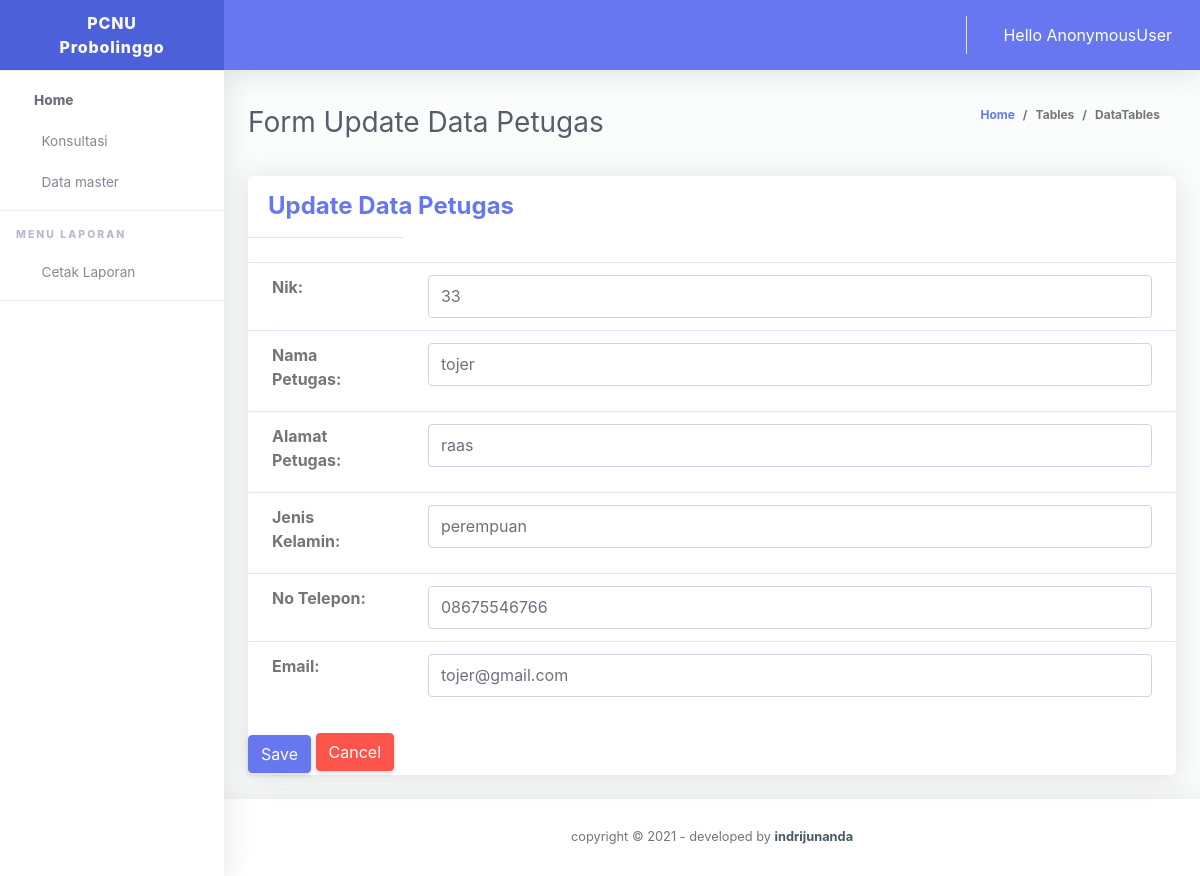
The app's page /updatepetugas/5 with its own data.
### konsultasi/models.py (models this page shows, shortened)
class Petugas(models.Model):
 nik = models.CharField(max_length=200, blank=True, null=True)
 nama_lengkap = models.CharField(max_length=200, blank=True, null=True)
 alamat = models.CharField(max_length=200, blank=True, null=True)
 Jenis_kelamin = models.CharField(max_length=100, blank=True, null=True)
 phone = models.CharField(max_length=200, blank=True, null=True)
 email = models.CharField(max_length=200, blank=True, null=True)
 date_created= models.DateTimeField(auto_now_add=True, null=True)

### konsultasi/views.py (the view)
# urls.py: path('updatepetugas/<str:pk>', views.updatepetugasPage, name='updatepetugas'),
def updatepetugasPage(request, pk):
    up_petugas = Petugas.objects.get(id=pk)
    formpetugas = PetugasForm(instance=up_petugas)
    if request.method == 'POST':
        formedit = PetugasForm(request.POST, request.FILES, instance=up_petugas)
        if formedit.is_valid:
            formedit.save()
            return redirect('petugas')
    context = {
        'judul': 'Edit Order',
        'form' : formpetugas,
    }
    return render(request, 'konsultasi/updatepetugas.html', context)

### konsultasi/forms.py
class PetugasForm(ModelForm):
    class Meta:
        model = Petugas
        fields= '__all__'
        widgets = {
            'nik': forms.TextInput(attrs={'class': 'form-control', 'placeholder': 'NIK', 'size': '100'}),
            'nama_lengkap': forms.TextInput(attrs={'class': 'form-control', 'placeholder': 'Nama Petugas', 'size': '100'}),
            'alamat': forms.TextInput(attrs={'class': 'form-control', 'placeholder': 'Alamat', 'size': '100'}),
            'Jenis_kelamin': forms.TextInput(attrs={'class': 'form-control', 'placeholder': 'Jenis Kelamin', 'size': '100'}),
            'phone': forms.TextInput(attrs={'class': 'form-control', 'placeholder': 'No Telepon', 'type': 'number', 'size': '100'}),
            'email': forms.TextInput(attrs={'class': 'form-control', 'placeholder': 'Email Petugas', 'size': '100'}),
        }
        labels = {
            'nik': 'Nik',
            'nama_lengkap': 'Nama Petugas',
            'alamat': 'Alamat Petugas',
            'Jenis_kelamin': 'Jenis Kelamin',
            'phone': 'No Telepon',
            'email': 'Email',
        }

### konsultasi/templates/konsultasi/updatepetugas.html (shortened to what this page needs)
{% include 'navbar.html' %}
        <div class="container-fluid" id="container-wrapper">
          <div class="d-sm-flex align-items-center justify-content-between mb-4">
            <h1 class="h3 mb-0 text-gray-800">Form Update Data Petugas</h1>
            <ol class="breadcrumb">
              <li class="breadcrumb-item"><a href="./">Home</a></li>
              <li class="breadcrumb-item">Tables</li>
              <li class="breadcrumb-item active" aria-current="page">DataTables</li>
            </ol>
          </div>
          <div class="row">
            <div class="col-lg-12">
              <div class="card mb-4">
                <div class="card-header py-3 d-flex flex-row align-items-center justify-content-between">
                   <h4 class="m-0 font-weight-bold text-primary"> Update Data Petugas</h4>
                </div>
                <form action="" method="POST">
                    <table class="table">
                      <tr>
                        <td>
                        {{ form.as_table }}
                      </td></tr>
                    </table>
                    <br>
                    <input type="submit" class="btn btn-primary" value="Save"/>
                    <a class="btn btn-danger mb-1" href="{% url 'petugas' %}" role="button">Cancel</a>
                    </form>
            </div></div></div>
       {% include 'base.html' %}

### records on screen
Petugas: nik "33", nama_lengkap "tojer", alamat "raas", Jenis_kelamin "perempuan", phone "08675546766", email "tojer@gmail.com"

### other values on screen
{{ request.user }} "AnonymousUser"
